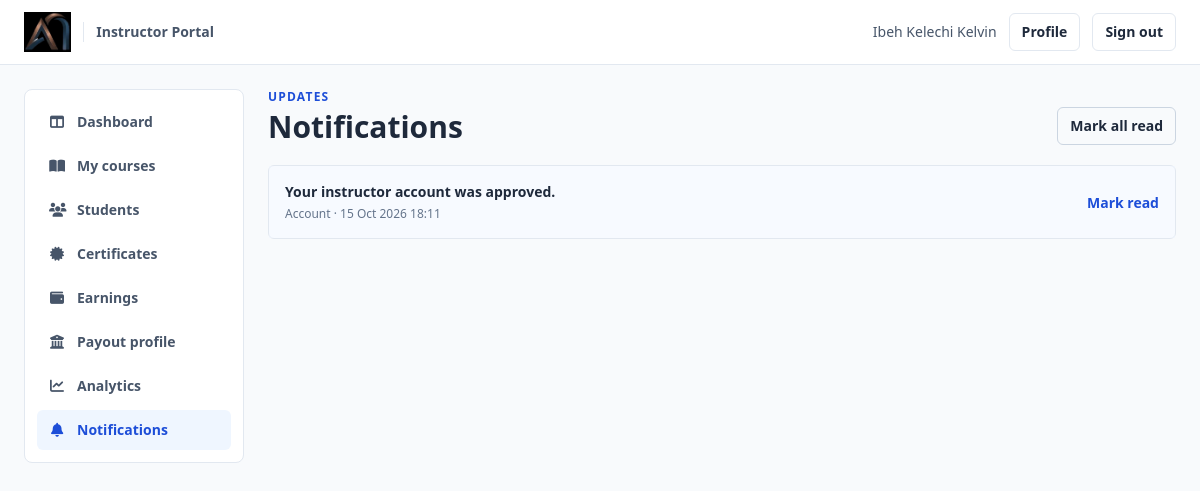
Page /academy/instructor/notifications (signed in) on the committed database.
### app/models.py (models this page shows, shortened)
class TimestampMixin:
    created_at = db.Column(db.DateTime, default=lambda: datetime.now(timezone.utc), nullable=False)
    updated_at = db.Column(
        db.DateTime,
        default=lambda: datetime.now(timezone.utc),
        onupdate=lambda: datetime.now(timezone.utc),
        nullable=False,
    )

class Instructor(UserMixin, TimestampMixin, db.Model):
    __tablename__ = "instructors"
    id = db.Column(db.Integer, primary_key=True)
    full_name = db.Column(db.String(160), nullable=False)
    email = db.Column(db.String(160), unique=True, nullable=False, index=True)
    password_hash = db.Column(db.String(255), nullable=False)
    phone = db.Column(db.String(60))
    professional_title = db.Column(db.String(160))
    biography = db.Column(db.Text)
    teaching_experience = db.Column(db.Text)
    qualifications = db.Column(db.Text)
    subject_areas = db.Column(db.Text)
    profile_photo = db.Column(db.String(255))
    payout_bank_name = db.Column(db.String(120))
    payout_account_name = db.Column(db.String(160))
    payout_account_number_encrypted = db.Column(db.Text)
    payout_bank_code = db.Column(db.String(30))
    status = db.Column(db.String(20), default="pending", nullable=False, index=True)
    decision_reason = db.Column(db.Text)
    terms_accepted_at = db.Column(db.DateTime)
    last_login_at = db.Column(db.DateTime)
    reviewed_by_admin_id = db.Column(db.Integer, db.ForeignKey("admin_users.id"))
    reviewed_by = db.relationship("AdminUser")
    courses = db.relationship("Course", back_populates="instructor")
    notifications = db.relationship("InstructorNotification", back_populates="instructor", cascade="all, delete-orphan")
    earnings = db.relationship("InstructorEarning", back_populates="instructor", cascade="all, delete-orphan")
    payout_requests = db.relationship("InstructorPayoutRequest", back_populates="instructor", cascade="all, delete-orphan")
    @property
    def is_active(self):
        return self.status not in {"rejected", "suspended"}

class InstructorNotification(TimestampMixin, db.Model):
    __tablename__ = "instructor_notifications"
    id = db.Column(db.Integer, primary_key=True)
    instructor_id = db.Column(db.Integer, db.ForeignKey("instructors.id"), nullable=False, index=True)
    event_key = db.Column(db.String(160), unique=True, nullable=True)
    category = db.Column(db.String(50), nullable=False)
    message = db.Column(db.Text, nullable=False)
    target_url = db.Column(db.String(255))
    is_read = db.Column(db.Boolean, default=False, nullable=False, index=True)
    instructor = db.relationship("Instructor", back_populates="notifications")

### app/routes.py (the view)
@instructor_bp.route("/notifications")
@login_required
def notifications():
    items = InstructorNotification.query.filter_by(instructor_id=current_user.id).order_by(InstructorNotification.created_at.desc()).paginate(page=request.args.get("page", 1, type=int), per_page=25, error_out=False)
    return render_template("instructor/notifications.html", notifications=items)

### app/__init__.py (called while the page is built)
def load_user(user_id):
    from .models import AdminUser, Instructor, Student
    if not user_id:
        return None
    prefix, _, suffix = str(user_id).partition(":")
    if prefix == "student" and suffix.isdigit():
        return db.session.get(Student, int(suffix))
    if prefix == "admin" and suffix.isdigit():
        return db.session.get(AdminUser, int(suffix))
    if prefix == "instructor" and suffix.isdigit():
        return db.session.get(Instructor, int(suffix))
    if user_id.isdigit():
        return db.session.get(AdminUser, int(user_id))
    return None

def student_load_user(user_id):
    return load_user(user_id)

### app/models.py (called while the page is built)
    @staticmethod
    def get_settings():
        settings = CompanySettings.query.order_by(CompanySettings.id.desc()).first()
        if settings:
            return settings
        default = CompanySettings()
        db.session.add(default)
        db.session.commit()
        return default

### app/routes.py (called while the page is built)
@instructor_bp.before_request
def require_instructor():
    public_endpoints = {"instructor.register", "instructor.login"}
    if request.endpoint in public_endpoints:
        if current_user.is_authenticated and not isinstance(current_user, Instructor):
            abort(403)
        return None
    if not current_user.is_authenticated:
        return redirect(url_for("instructor.login", next=request.url))
    if request.endpoint == "instructor.lesson_material" and isinstance(current_user, Student):
        return None
    if not isinstance(current_user, Instructor):
        abort(403)
    if current_user.status != "approved" and request.endpoint not in {"instructor.dashboard", "instructor.logout", "instructor.profile"}:
        abort(403)

### app/templates/instructor/notifications.html (shortened to what this page needs)
{% extends 'instructor/base.html' %}
{% block content %}
<div class="flex items-end justify-between gap-3"><div><p class="text-xs font-bold uppercase tracking-widest text-blue-700">Updates</p><h1 class="mt-1 text-3xl font-bold">Notifications</h1></div><form method="post" action="{{ url_for('instructor.notifications_read_all') }}"><input type="hidden" name="csrf_token" value="{{ csrf_token() }}"><button class="rounded-md border border-slate-300 px-3 py-2 text-sm font-semibold">Mark all read</button></form></div>
<div class="mt-5 divide-y divide-slate-100 rounded-md border border-slate-200 bg-white">{% for item in notifications.items %}<div class="flex flex-wrap items-center justify-between gap-3 p-4 {% if not item.is_read %}bg-blue-50/50{% endif %}"><div><p class="text-sm {% if not item.is_read %}font-semibold{% endif %}">{{ item.message }}</p><p class="mt-1 text-xs text-slate-500">{{ item.category|title }} · {{ item.created_at.strftime('%d %b %Y %H:%M') }}</p></div>{% if not item.is_read %}<form method="post" action="{{ url_for('instructor.notification_read', notification_id=item.id) }}"><input type="hidden" name="csrf_token" value="{{ csrf_token() }}"><button class="text-sm font-semibold text-blue-700">Mark read</button></form>{% elif item.target_url %}<a href="{{ item.target_url }}" class="text-sm font-semibold text-blue-700">Open</a>{% endif %}</div>{% else %}<p class="p-8 text-center text-sm text-slate-500">No notifications yet.</p>{% endfor %}</div>
{% endblock %}

### app/templates/instructor/base.html (shortened to what this page needs)
<!DOCTYPE html>
<html lang="en">
<head>
  <script src="https://cdn.tailwindcss.com"></script>
  <link rel="stylesheet" href="https://cdnjs.cloudflare.com/ajax/libs/font-awesome/6.4.0/css/all.min.css">
</head>
<body class="min-h-screen bg-slate-50 text-slate-800 antialiased">
  <header class="border-b border-slate-200 bg-white">
    <div class="mx-auto flex max-w-screen-2xl items-center justify-between px-4 py-3 sm:px-6">
      <a href="{{ url_for('public.academy_home') }}" class="flex items-center gap-3">
        <img src="{{ url_for('static', filename='images/logo.png') }}" alt="Axiom Gateway Consult" class="h-10 w-auto">
        <span class="border-l border-slate-200 pl-3 text-sm font-semibold text-slate-600">Instructor Portal</span>
      </a>
      {% if current_user.is_authenticated and current_user.__class__.__name__ == 'Instructor' %}
      <div class="flex items-center gap-3 text-sm">
        <span class="hidden font-medium text-slate-600 sm:block">{{ current_user.full_name }}</span>
        <a href="{{ url_for('instructor.profile') }}" class="rounded-md border border-slate-200 px-3 py-2 font-semibold hover:bg-slate-50">Profile</a>
        <a href="{{ url_for('instructor.logout') }}" class="rounded-md border border-slate-200 px-3 py-2 font-semibold hover:bg-slate-50">Sign out</a>
      </div>
      {% endif %}
    </div>
  </header>
  {% if current_user.is_authenticated and current_user.__class__.__name__ == 'Instructor' and current_user.status == 'approved' %}
  <div class="mx-auto grid max-w-screen-2xl grid-cols-1 gap-6 px-4 py-6 sm:px-6 lg:grid-cols-[220px_minmax(0,1fr)]">
    <aside class="rounded-lg border border-slate-200 bg-white p-3">
      <nav class="grid grid-cols-2 gap-1 sm:grid-cols-3 lg:grid-cols-1">
        {% for endpoint, label, icon in [('instructor.dashboard','Dashboard','fa-table-columns'),('instructor.courses','My courses','fa-book-open'),('instructor.students','Students','fa-users'),('instructor.certificates','Certificates','fa-certificate'),('instructor.earnings','Earnings','fa-wallet'),('instructor.payout_profile','Payout profile','fa-building-columns'),('instructor.analytics','Analytics','fa-chart-line'),('instructor.notifications','Notifications','fa-bell')] %}
        <a href="{{ url_for(endpoint) }}" class="flex items-center gap-3 rounded-md px-3 py-2.5 text-sm font-semibold {% if request.endpoint == endpoint %}bg-blue-50 text-blue-700{% else %}text-slate-600 hover:bg-slate-50{% endif %}"><i class="fa-solid {{ icon }} w-4 text-center"></i>{{ label }}</a>
        {% endfor %}
      </nav>
    </aside>
    <main class="min-w-0">{% block content %}{% endblock %}</main>
  </div>
  {% else %}
  <main class="mx-auto max-w-3xl px-4 py-8 sm:px-6">{% block auth_content %}{% endblock %}</main>
  {% endif %}
</body>
</html>

### rows in the picture
Instructor: full_name "Ibeh Kelechi Kelvin", status "approved" (drawn)
InstructorNotification: message "Your instructor account was approved.", category "Account", created_at "15 Oct 2026 18:11"

### other values in the picture
{{ label }} "Dashboard" "My courses" "Students" "Certificates" "Earnings" "Payout profile" "Analytics" "Notifications"
